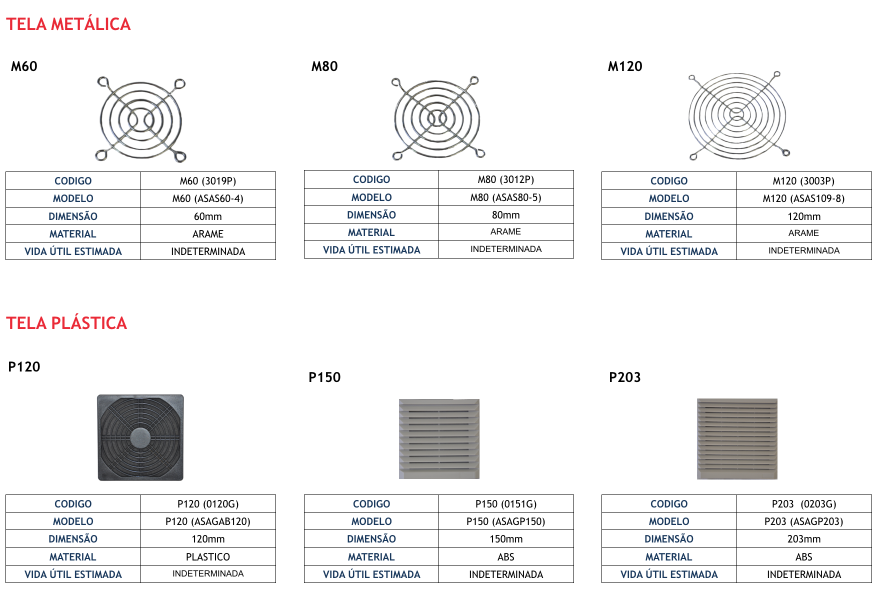
#> input picture assets/acessorios-1.png, 1756 x 1212 px (shown at 1/2 size)
$ python -i integrate_photos_0520.py   (imports and definitions only)
#> lines starting #> are read from the running program, lines starting #| are printed output that depends on the picture
#!/usr/bin/env python
"""Integrate the 2026-05-20 photo drop into `assets/product/`.

Layout of `raw_assets/0520/`:
  FOTOS FUNDO BRANCO/   — 64 white-background product photos (PNG/JPG, 4-6 MB)
  fotos de capa_/       — multi-photo carousel shots (A82.png, A122 (2).png)
  dados para site.xlsx  — updated spreadsheet (handled by generate_cards.py)

Pipeline per source image:
  1. Determine target slug (filename → lowercase, RENAME map applied).
  2. Resize to max long-edge 1200px (preserve aspect).
  3. If RGBA/palette-with-transparency: composite onto white.
  4. Save as JPG @ 85% quality, optimized + progressive.

Tela SKU rename (per customer 2026-05-20 xlsx update):
  3006P.jpg → 3012p.jpg   (was M80 — 80×80 cromada arame, rename only)
  3007P.jpg → 3026p.jpg   (was M90 modelo 3007P preto → 3026P cromada;
                           xlsx also changed color from preto to cromada)

Cover-photo convention (`fotos de capa_/`):
  These are full-width marketing banners ("Desempenho que resiste ao frio"
  cold-performance campaign), one per product model. They go in the homepage
  hero carousel, not per-product detail pages. Target filename:
  `assets/hero-carousel/cold-<slug>.jpg`. Any `(N)` suffix in the source is
  stripped (e.g. `A122 (2).png` → `cold-a122.jpg`).
"""
import pathlib
import re
import sys

from PIL import Image

ROOT = pathlib.Path(__file__).resolve().parent.parent
SRC_DIR = ROOT / 'raw_assets' / '0520'
DST_DIR = ROOT / 'assets' / 'product'
HERO_DIR = ROOT / 'assets' / 'hero-carousel'
MAX_DIM = 1200
HERO_MAX_DIM = 1600
JPG_QUALITY = 85

# Source-stem → target-stem (lowercase). Applied only on FOTOS FUNDO BRANCO files.
RENAME = {
    '3006p': '3012p',
    '3007p': '3026p',
}


def process_image(src_path: pathlib.Path, dst_path: pathlib.Path, max_dim: int = MAX_DIM) -> int:
    """Open, composite-on-white if needed, resize, save as JPG. Returns bytes written."""
#> called with src_path = '../assets/acessorios-1.png', dst_path = 'out.png', max_dim = 1200
    with Image.open(src_path) as img:
#> img is the input picture: PIL image 1756x1212 RGBA; mean R, G, B, A 240.8, 240.6, 241, 255
        if img.mode in ('RGBA', 'LA') or (img.mode == 'P' and 'transparency' in img.info):
            img = img.convert('RGBA')
            bg = Image.new('RGB', img.size, (255, 255, 255))
#> bg: PIL image 1756x1212 RGB; every value is 255
            bg.paste(img, mask=img.split()[3])
            img = bg
        else:
            img = img.convert('RGB')

        w, h = img.size
#> w = 1756; h = 1212
        if max(w, h) > max_dim:
            ratio = max_dim / max(w, h)
#> ratio = 0.683
            img = img.resize((int(w * ratio), int(h * ratio)), Image.LANCZOS)
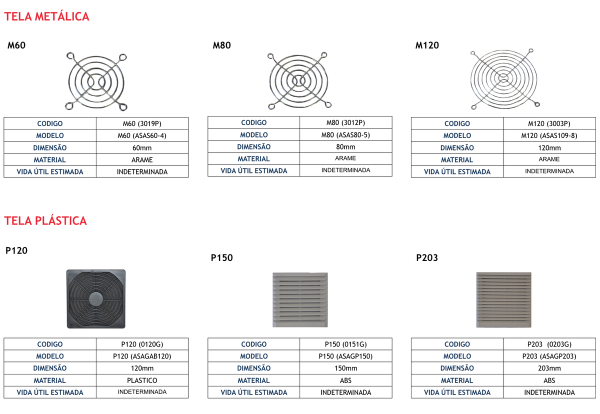
#> img: PIL image 1200x828 RGB (shown at 1/2 size); mean R, G, B 240, 239.9, 240.2

        img.save(dst_path, 'JPEG', quality=JPG_QUALITY, optimize=True, progressive=True)
#> (the run stopped early here; a loop or call above may not have finished)

$ run again, on assets/axiais-2.png
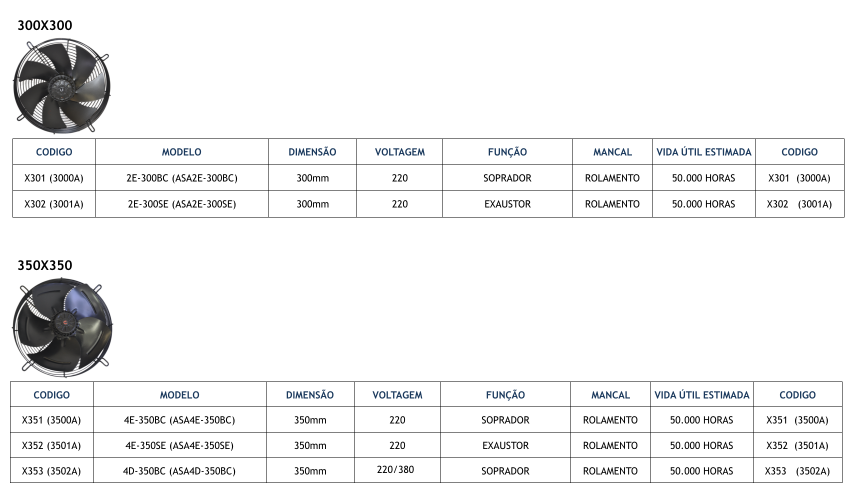
#> input picture assets/axiais-2.png, 1704 x 1004 px (shown at 1/2 size)
#> in process_image, img is the input picture: PIL image 1704x1004 RGBA; mean R, G, B, A 241.5, 241.7, 241.9, 255
#> in process_image, `img = img.resize((int(w * ratio), int(h * ratio)), Image.LANCZOS)`:
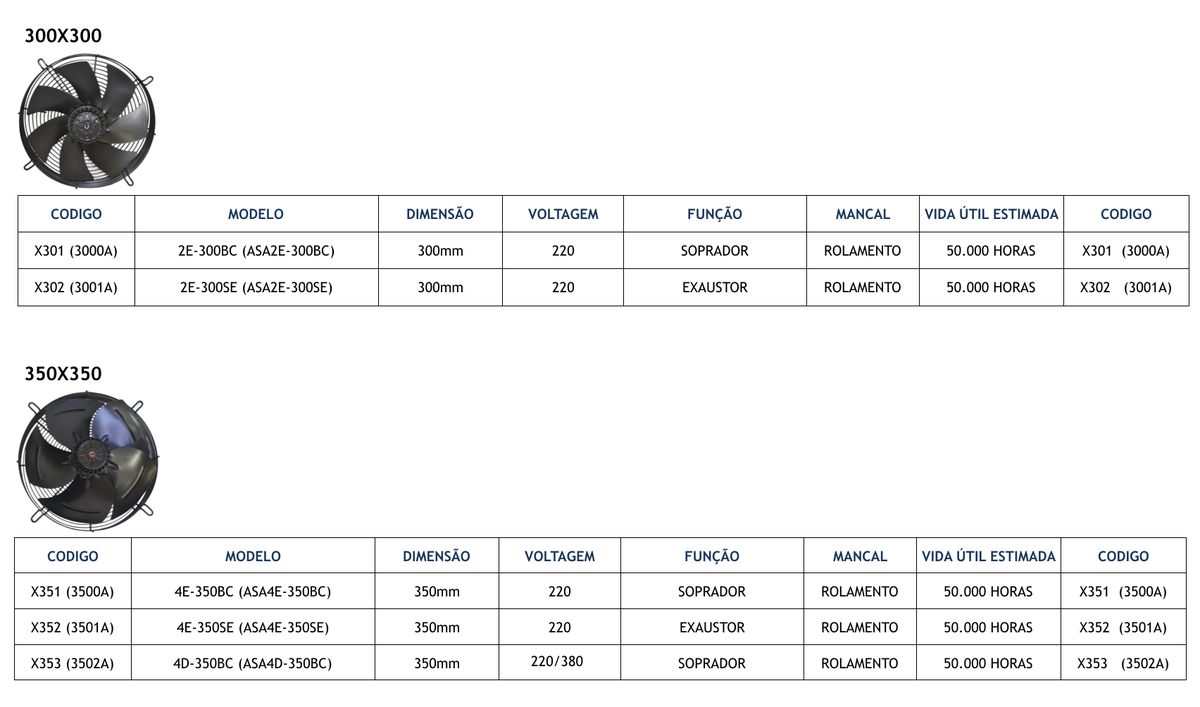
#> img: PIL image 1200x707 RGB; mean R, G, B 240.8, 241, 241.2

$ run again, on assets/axiais-4.png
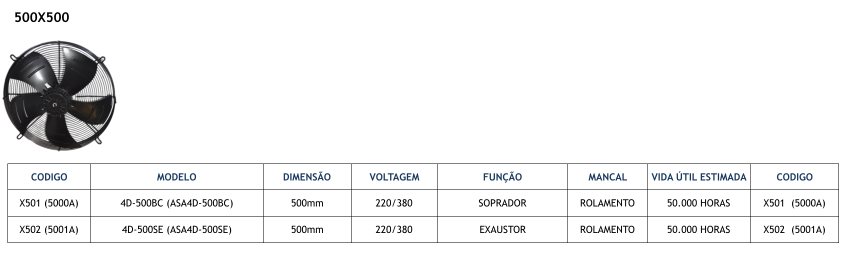
#> input picture assets/axiais-4.png, 1698 x 508 px (shown at 1/2 size)
#> in process_image, img is the input picture: PIL image 1698x508 RGBA; mean R, G, B, A 240.9, 241, 241.2, 255
#> in process_image, `img = img.resize((int(w * ratio), int(h * ratio)), Image.LANCZOS)`:
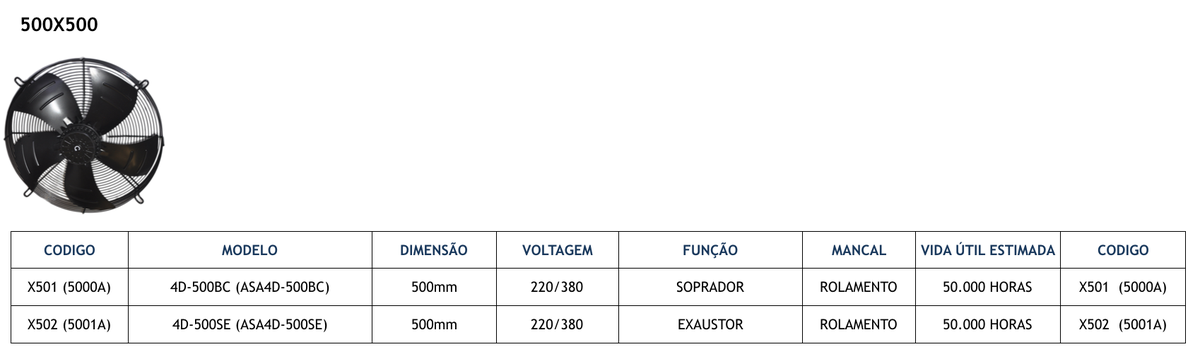
#> img: PIL image 1200x359 RGB; mean R, G, B 240.3, 240.4, 240.7

$ run again, on assets/axiais-5.png
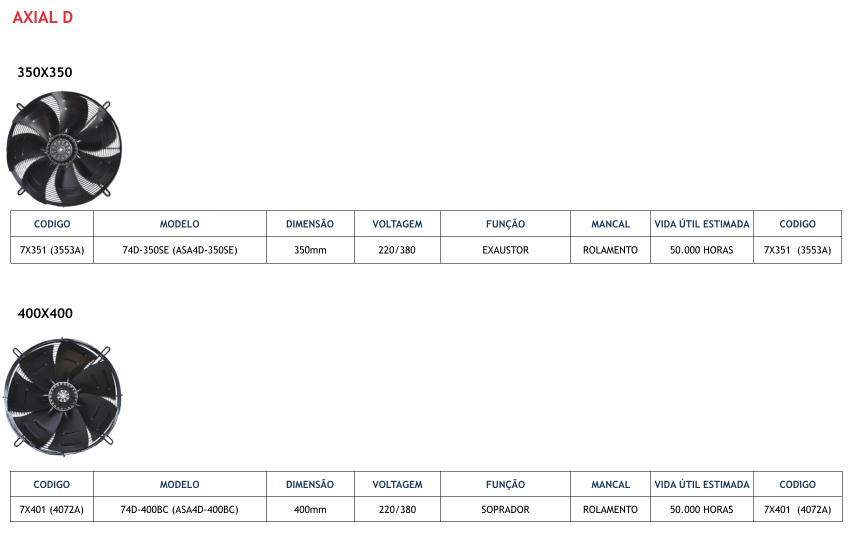
#> input picture assets/axiais-5.png, 1704 x 1078 px (shown at 1/2 size)
#> in process_image, img is the input picture: PIL image 1704x1078 RGBA; mean R, G, B, A 241.8, 241.9, 242.2, 255
#> in process_image, `img = img.resize((int(w * ratio), int(h * ratio)), Image.LANCZOS)`:
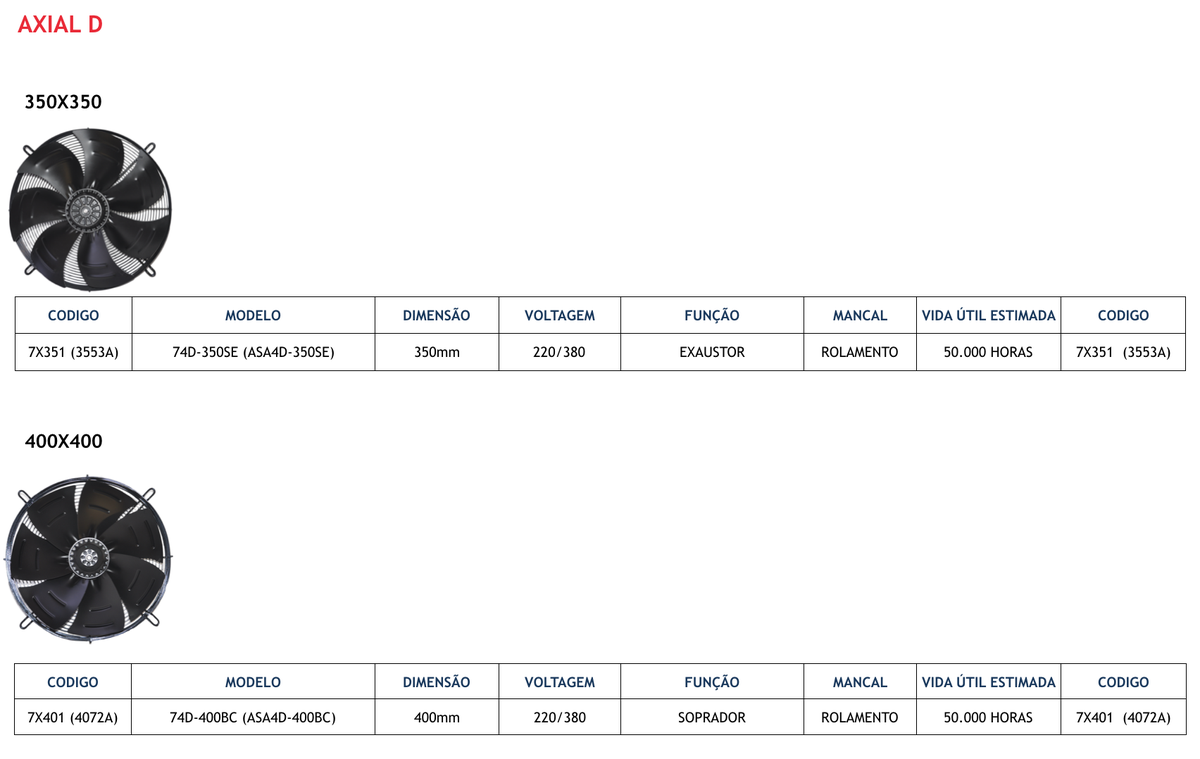
#> img: PIL image 1200x759 RGB; mean R, G, B 241.4, 241.5, 241.8
